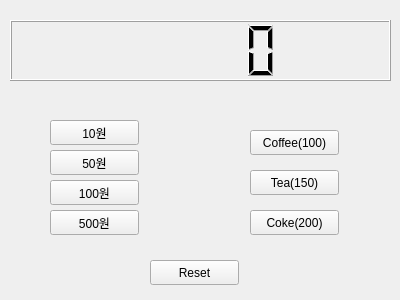
<?xml version="1.0" encoding="UTF-8"?>
<ui version="4.0">
 <class>Widget</class>
 <widget class="QWidget" name="Widget">
  <property name="geometry">
   <rect>
    <x>0</x>
    <y>0</y>
    <width>400</width>
    <height>300</height>
   </rect>
  </property>
  <property name="windowTitle">
   <string>VendingMachine</string>
  </property>
  <widget class="QPushButton" name="pb10">
   <property name="geometry">
    <rect>
     <x>50</x>
     <y>120</y>
     <width>89</width>
     <height>25</height>
    </rect>
   </property>
   <property name="text">
    <string>10원</string>
   </property>
  </widget>
  <widget class="QLCDNumber" name="lcdNumber">
   <property name="geometry">
    <rect>
     <x>10</x>
     <y>20</y>
     <width>381</width>
     <height>61</height>
    </rect>
   </property>
  </widget>
  <widget class="QPushButton" name="pb50">
   <property name="geometry">
    <rect>
     <x>50</x>
     <y>150</y>
     <width>89</width>
     <height>25</height>
    </rect>
   </property>
   <property name="text">
    <string>50원</string>
   </property>
  </widget>
  <widget class="QPushButton" name="pb100">
   <property name="geometry">
    <rect>
     <x>50</x>
     <y>180</y>
     <width>89</width>
     <height>25</height>
    </rect>
   </property>
   <property name="text">
    <string>100원</string>
   </property>
  </widget>
  <widget class="QPushButton" name="pb500">
   <property name="geometry">
    <rect>
     <x>50</x>
     <y>210</y>
     <width>89</width>
     <height>25</height>
    </rect>
   </property>
   <property name="text">
    <string>500원</string>
   </property>
  </widget>
  <widget class="QPushButton" name="pbCoffee">
   <property name="geometry">
    <rect>
     <x>250</x>
     <y>130</y>
     <width>89</width>
     <height>25</height>
    </rect>
   </property>
   <property name="text">
    <string>Coffee(100)</string>
   </property>
  </widget>
  <widget class="QPushButton" name="pbTea">
   <property name="geometry">
    <rect>
     <x>250</x>
     <y>170</y>
     <width>89</width>
     <height>25</height>
    </rect>
   </property>
   <property name="text">
    <string>Tea(150)</string>
   </property>
  </widget>
  <widget class="QPushButton" name="pbCoke">
   <property name="geometry">
    <rect>
     <x>250</x>
     <y>210</y>
     <width>89</width>
     <height>25</height>
    </rect>
   </property>
   <property name="text">
    <string>Coke(200)</string>
   </property>
  </widget>
  <widget class="QPushButton" name="pbReset">
   <property name="geometry">
    <rect>
     <x>150</x>
     <y>260</y>
     <width>89</width>
     <height>25</height>
    </rect>
   </property>
   <property name="text">
    <string>Reset</string>
   </property>
  </widget>
 </widget>
 <layoutdefault spacing="6" margin="11"/>
 <resources/>
 <connections/>
</ui>
